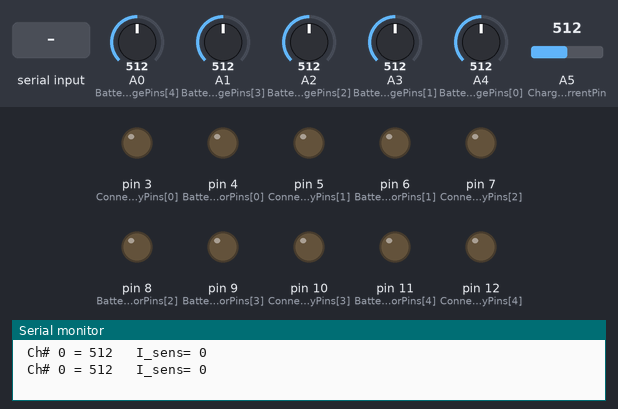
Recording of a sketch running on a simulated Arduino Uno, built with avr-gcc and run on an emulated ATmega328P. Shown: output pins drawn as LEDs (lit = HIGH), the last lines printed to the serial monitor. The test bench sets the inputs (shaded band); at power-on: A0 (BatteryVoltagePins[4]) = 512, A1 (BatteryVoltagePins[3]) = 512, A2 (BatteryVoltagePins[2]) = 512, A3 (BatteryVoltagePins[1]) = 512, A4 (BatteryVoltagePins[0]) = 512, A5 (ChargerCurrentPin) = 512.

Above: at 1.7 s.
1.8 s: "0" received over Serial
At 3.8 s:
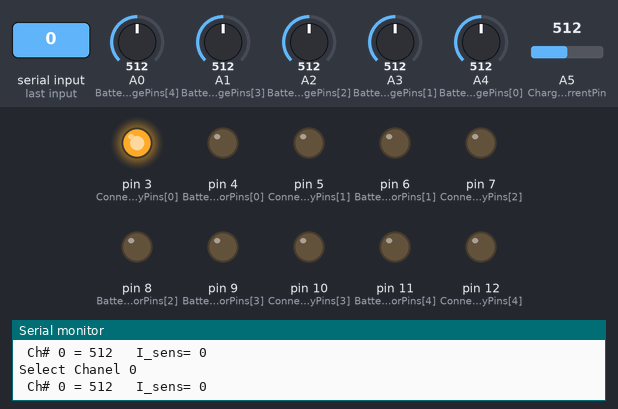
4.2 s: "1" received over Serial
At 6.0 s:
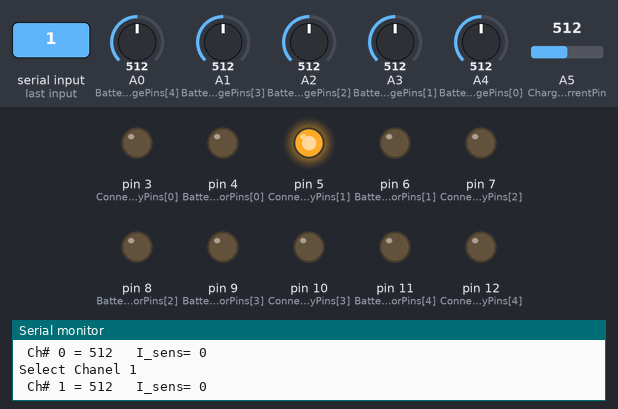
6.4 s: "2" received over Serial
At 8.2 s:
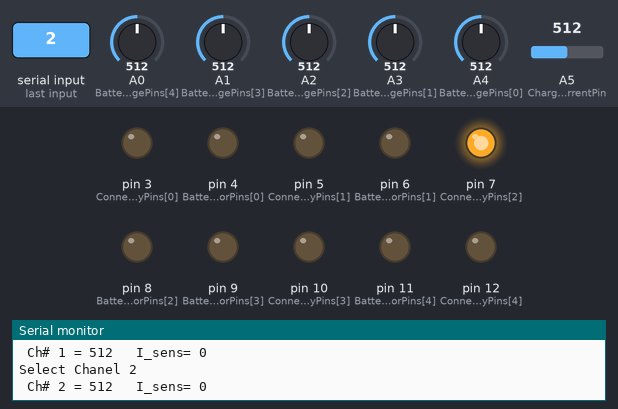
8.6 s: "3" received over Serial
At 10.5 s:
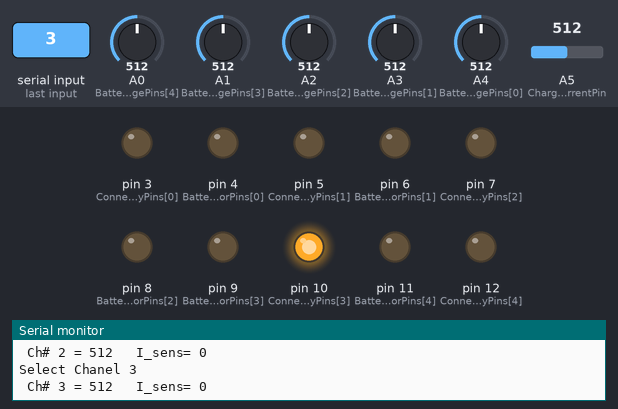
10.8 s: "4" received over Serial
At 12.8 s:
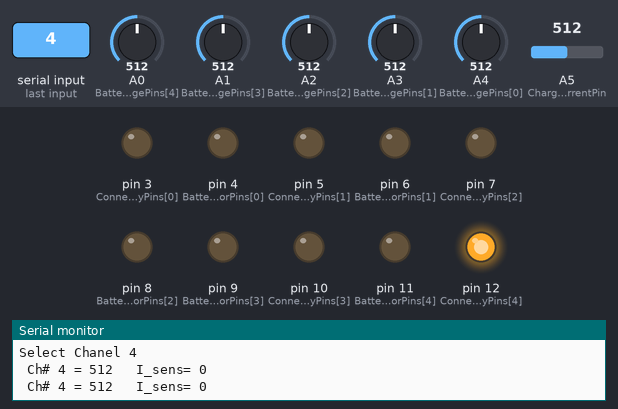
13.1 s: "9" received over Serial
At 15.0 s:
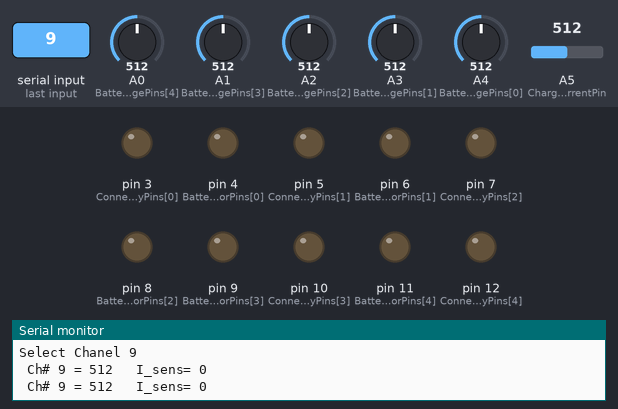
Timing chart, 0 to 16.3 s (numbered marks = the images above; inputs shaded):
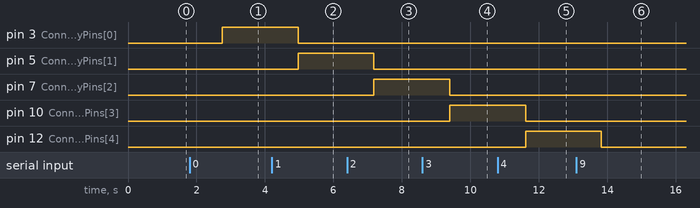

Measured:
- after the input at 1.8 s, pin 3 (ConnectedBatteryPins[0]): LOW → HIGH after 0.95 s
- after the input at 4.2 s, pin 3 (ConnectedBatteryPins[0]): HIGH → LOW after 0.77 s; pin 5 (ConnectedBatteryPins[1]): LOW → HIGH after 0.77 s
- after the input at 6.4 s, pin 5 (ConnectedBatteryPins[1]): HIGH → LOW after 0.78 s; pin 7 (ConnectedBatteryPins[2]): LOW → HIGH after 0.78 s
- after the input at 8.6 s, pin 7 (ConnectedBatteryPins[2]): HIGH → LOW after 0.80 s; pin 10 (ConnectedBatteryPins[3]): LOW → HIGH after 0.80 s
- after the input at 10.8 s, pin 10 (ConnectedBatteryPins[3]): HIGH → LOW after 0.81 s; pin 12 (ConnectedBatteryPins[4]): LOW → HIGH after 0.81 s
- after the input at 13.1 s, pin 12 (ConnectedBatteryPins[4]): HIGH → LOW after 0.73 s

The sketch:

TestControlerButton.ino
```cpp
const int8_t QtyBatteries = 5;  // кількість портів девайса для підключення батарей. Портом я називаю

const int8_t ConnectedBatteryPins[] = { 3, 5, 7, 10, 12 };        // піни які використовуються для вказання, який порт зараз підключений до зарядного присторою. LOW / HIGH
const int8_t BatteryChargedIndicatorPins[] = { 4, 6, 8, 9, 11 };  // піни для індикації батарей, які пройшли процес зарядки. Значенння: LOW,  HIGH
const int8_t BatteryVoltagePins[] = { A4, A3, A2, A1, A0 };       // піни з яких можна считати напругу кожної з підключених батарей. Значенння: 0 - 1023
const int8_t ChargerCurrentPin = 5;                               // через цей пін можна считати силу струму, якою зарядник зараз заряджає підключену батарею. Значенння: 0 - 1023

int val;
byte n;
int epsilon;

void setup() {
  Serial.begin(115200);
  // put your setup code here, to run once:
  for (byte i = 0; i < QtyBatteries; i++) {
    pinMode(ConnectedBatteryPins[i], OUTPUT);
    digitalWrite(ConnectedBatteryPins[i], LOW);
    pinMode(BatteryChargedIndicatorPins[i], OUTPUT);
    digitalWrite(BatteryChargedIndicatorPins[i], LOW);
    epsilon = CurrentOfCharging();
  }
}


void loop() {

  if (Serial.available() > 0) {
    char c = Serial.read();

    if (c == '0') n=0;
    if (c == '1') n=1;
    if (c == '2') n=2;
    if (c == '3') n=3;
    if (c == '4') n=4;
    if (c == '9') n=9;

    SelectCh(n);

    Serial.println();
    Serial.print("Select Chanel ");
    Serial.println(n);
  }

  Serial.print(" Ch# ");
  Serial.print(n);
  Serial.print(" = ");
  Serial.print(analogRead(BatteryVoltagePins[n]));
  Serial.print('\t');


  Serial.print(" I_sens= ");
  Serial.println(CurrentOfCharging());
  delay(1000);
}


int16_t CurrentOfCharging() {
  int tok;
  long sum = 0;
  float average;
  for (int i = 0; i < 1000; i++) {
    sum = sum + analogRead(ChargerCurrentPin);
  }
  average = (float)sum / 1000.0;
  //Serial.print(average);
  tok = int(((average - 512.0) * 48.2)) - epsilon;
  //Serial.println(tok);
  return tok;
}

void SelectCh(byte chn) {  // 0 викл все,  1...5 вкл
  for (byte i = 0; i < QtyBatteries; i++) {
    digitalWrite(ConnectedBatteryPins[i], LOW);
  }
  if (chn == 9) return;
  //delay(200);
  digitalWrite(ConnectedBatteryPins[chn], HIGH);

}
```
